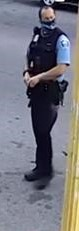
#> input picture Dataset/data_jpg/1_237.jpg, 79 x 231 px
$ python -i test_SVM.py   (imports and definitions only)   (older library calls are emulated)
#> lines starting #> are read from the running program, lines starting #| are printed output that depends on the picture
#> further down, picture is the input picture: shape (231, 79, 3); mean B, G, R 125, 115.5, 115.5
import glob
import random

import cv2
import numpy as np
import timeit
import time
from skimage import draw
from skimage.feature import hog
from sklearn.preprocessing import StandardScaler
from sklearn import svm
from sklearn.model_selection import train_test_split


# [7 lines left out: function normalize_vector, not called in this run]


def histogram_of_nxn_cells(direction, magnitude, cell_size=8):
    """
    @author: Ben Clermont, Nicholas Nordstrom
    returns a list of 2d array of cells containing histograms for each cell
    NOTE: assumes that image is divisible by cell size

    :param magnitude: magnitude array of image (same shape as image)
    :param direction: direction array of image (same shape as image)
    :param cell_size: size of the cells to break the image into
    :return: row-major list of bins for each nxn cell
    """

    num_bins = 9
    num_cells_vertically = int(direction.shape[1] / cell_size)
    num_cells_horizontally = int(direction.shape[0] / cell_size)
    binz = np.zeros((num_cells_horizontally, num_cells_vertically, num_bins))
    bin_inc = 20

    # non-vectorized solution for simplicity. may revisit for efficiency
    for c_vert in range(num_cells_vertically):
        for c_hor in range(num_cells_horizontally):
            for i in range(cell_size):
                for j in range(cell_size):
                    d = direction[c_hor * cell_size + i][c_vert * cell_size + j]
                    m = magnitude[c_hor * cell_size + i][c_vert * cell_size + j]

                    direction_lower_bin = int(d // bin_inc)
                    direction_upper_bin = int((d // bin_inc) + 1) % num_bins
                    direction_split = (d / num_bins) % 1

                    binz[c_hor][c_vert][direction_lower_bin] += m * direction_split
                    binz[c_hor][c_vert][direction_upper_bin] += m * (1 - direction_split)

    return binz


def normalize_bins(binz, block_size=2):
    """
    @author: Ben Clermont, Nicholas Nordstrom
    normalize lighting in blocks of block_size x block_size cells/bins
    create feature vectors of HOG
    :param block_size: number of cells to combine into one block to normalize
    :param binz: Histogram of cells
    :return: normalized bin matrix
    """

    cells_in_row = binz.shape[0]
    cells_in_col = binz.shape[1]
    normalized_binz = np.zeros((cells_in_row - 1, cells_in_col - 1, binz.shape[2]))

    for curr_row in range(cells_in_row - 1):
        for curr_col in range(cells_in_col - 1):
            vector = binz[curr_row][curr_col]
            np.append(vector, binz[curr_row + 1][curr_col])
            np.append(vector, binz[curr_row][curr_col + 1])
            np.append(vector, binz[curr_row + 1][curr_col + 1])
            vector = normalize_vector(vector)
            normalized_binz[curr_row][curr_col] = vector

    return normalized_binz


def normalize_gamma(image, gamma=1.0):
    """
    Normalizes the gamma values of the passed frame, making brighter areas darker and darker areas brighter.
    It does this by creating an array of gamma values that maps the input pixel values to an output value.

    For Ex: The table could say that if the input gamma is 75, the output gamma will be 90 (brighter).

    :param image: The img matrix
    :param gamma: The gamma threshold to normalize with
    :return A look-up table transform of the image matrix using the created gamma table
    """
#> called with gamma = 1.25
    inverse_gamma = 1 / gamma

    gamma_table = np.array([((i / 255.0) ** inverse_gamma) * 255
                            for i in np.arange(0, 256)]).astype('uint8')

    return cv2.LUT(image, gamma_table)


def normalize_vector(vect):
    """
    @author Nicholas Nordstrom
    :param vect: vector to normalize
    :return: normalized vector (magnitude 1) or (unit vector)
    """
    return vect/max(np.sum(vect**2), 1)


# [68 lines left out: functions normalize_color, visualize_vectors, not called in this run]


def process_frame(frame, cell_size=8):
    adjusted_frame = normalize_gamma(frame, 1.25)
    adjusted_frame = cv2.normalize(adjusted_frame, adjusted_frame, 0, 255, norm_type=cv2.NORM_MINMAX)

    # Calculate Gradients

    adjusted_frame = np.float32(adjusted_frame) / 255.0

    """
    We might want to use an alternative to a Sobel in the future

    However the research paper said they got the best results with a simple 1x3 mask
    In this case the Sobel is creating a 1x3/3x1 mask (depending on x or y derivative) the contains

    [-1, 0, 1]

    We may also want to explore calculating the gradient invididually for each color channel to see which gives
    the lowest normal value and use that each frame. This depends on how computationally heavy later steps will be.
    """

    gradient_x = cv2.Sobel(adjusted_frame, cv2.CV_32F, 1, 0, ksize=1)
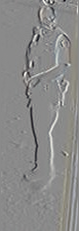
#> gradient_x: shape (231, 79, 3) float32; mean B, G, R -0.00329, 0.00218, 0.00376; drawn with min black and max white
    gradient_y = cv2.Sobel(adjusted_frame, cv2.CV_32F, 0, 1, ksize=1)
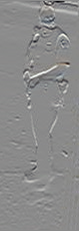
#> gradient_y: shape (231, 79, 3) float32; mean B, G, R 0.00147, 0.00218, 0.00238; drawn with min black and max white

    """
    To find magnitude and direction of the gradients
    Convert from cartesian to Polar with OpenCV function

    This may be a formula we implement ourselves later to look cool
    """
    magnitude, direction = cv2.cartToPolar(gradient_x, gradient_y, angleInDegrees=True)
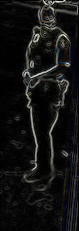
#> magnitude: shape (231, 79, 3) float32; mean B, G, R 0.08, 0.0814, 0.0813; drawn with min black and max white
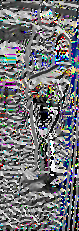
#> direction: shape (231, 79, 3) float32; mean B, G, R 169.4, 165.2, 163.7; drawn with min black and max white
    avg_magnitude = np.amax(magnitude, axis=2)
    avg_direction = np.amax(direction, axis=2)
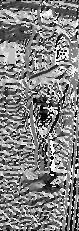
#> avg_direction: shape (231, 79) float32; min 0, max 359.6, mean 184.7; drawn with min black and max white
    avg_direction = avg_direction // 2
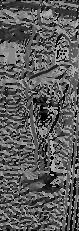
#> avg_direction: shape (231, 79) float32; min 0, max 179, mean 91.9

    binz = histogram_of_nxn_cells(avg_direction, avg_magnitude, cell_size=cell_size)

    # visualized_image = visualize_vectors(frame, binz)
    binz = normalize_bins(binz)

    return binz.ravel()


# [167 lines left out: functions train_SVC, test_classifier, setup_train_data, setup_train_data_prebuilt, compare_implementation_to_prebuilt, main, not called in this run]


# [2 lines not run here, left out]

>>> import cv2
>>> picture = cv2.imread('../Dataset/data_jpg/1_237.jpg')
>>> result = process_frame(picture)
#> result = 1944 values, max 0.822 at index 309, min 0 at index 9, mean 0.13

$ run again, on Dataset/data_jpg/1_279.jpg
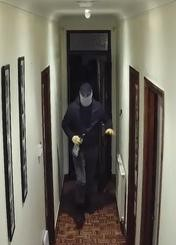
#> input picture Dataset/data_jpg/1_279.jpg, 176 x 245 px
#> picture is the input picture: shape (245, 176, 3); mean B, G, R 95.2, 107, 111.3
#> in process_frame, `magnitude, direction = cv2.cartToPolar(gradient_x, gradient_y, angleIn..`:
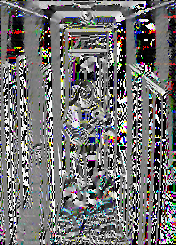
#> direction: shape (245, 176, 3) float32; mean B, G, R 161.1, 161.3, 162.2; drawn with min black and max white
#> in process_frame, `avg_direction = avg_direction // 2`:
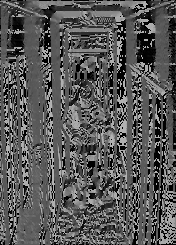
#> avg_direction: shape (245, 176) float32; min 0, max 179, mean 87.6
#> result = 5481 values, max 0.961 at index 910, min 0 at index 24, mean 0.0866

$ run again, on Dataset/data_jpg/1_283.jpg
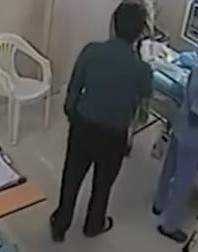
#> input picture Dataset/data_jpg/1_283.jpg, 198 x 252 px
#> picture is the input picture: shape (252, 198, 3); mean B, G, R 82.7, 84, 84.2
#> in process_frame, `magnitude, direction = cv2.cartToPolar(gradient_x, gradient_y, angleIn..`:
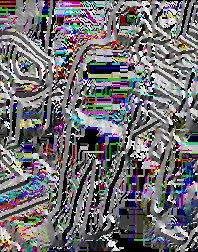
#> direction: shape (252, 198, 3) float32; mean B, G, R 159.5, 156, 157; drawn with min black and max white
#> in process_frame, `avg_direction = avg_direction // 2`:
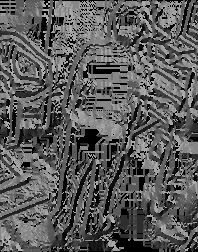
#> avg_direction: shape (252, 198) float32; min 0, max 179, mean 90.6
#> result = 6210 values, max 0.933 at index 4339, min 0 at index 0, mean 0.101

$ run again, on Dataset/data_jpg/1_284.jpg
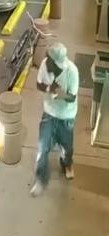
#> input picture Dataset/data_jpg/1_284.jpg, 109 x 236 px
#> picture is the input picture: shape (236, 109, 3); mean B, G, R 104, 133.8, 143
#> in process_frame, `magnitude, direction = cv2.cartToPolar(gradient_x, gradient_y, angleIn..`:
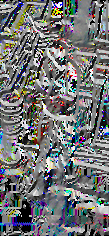
#> direction: shape (236, 109, 3) float32; mean B, G, R 164.9, 163.2, 160.7; drawn with min black and max white
#> in process_frame, `avg_direction = avg_direction // 2`:
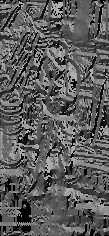
#> avg_direction: shape (236, 109) float32; min 0, max 179, mean 91.5
#> result = 3024 values, max 0.897 at index 428, min 0 at index 37, mean 0.112
